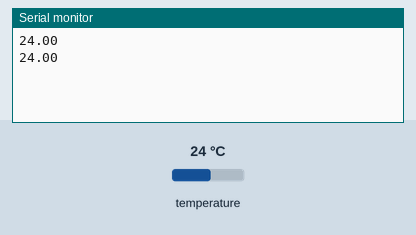
The sketch below on a simulated ESP8266 (NodeMCU). Parts: the last lines printed to the serial monitor. Inputs (shaded band) come from the test bench; at power-on: temperature 24 °C.

Above: at 2.3 s.
2.4 s: temperature set to 12 °C
At 2.4 s:
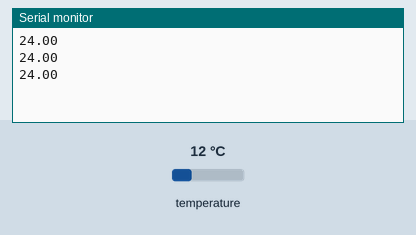
3.9 s: temperature set to 19 °C
At 3.9 s:
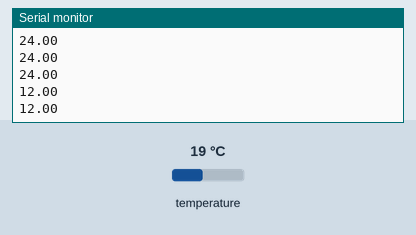
Timing chart, 0 to 6.9 s (numbered marks = the images above; inputs shaded):
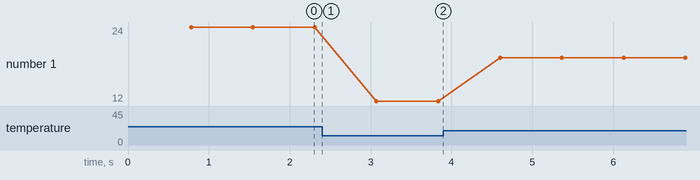

The sketch:

nodemcu-sensor-temperatura.ino
```cpp
#include <OneWire.h> //biblioteca necessaria para usar a biblioteca DallasTemeperature
#include <DallasTemperature.h> // biblioteca para ler os dados do sensor

OneWire ourWire(D6); // Cria um objeto OneWire e passa a porta D6 que está conectada no sensor
DallasTemperature sensors(&ourWire); // passa o objeto OneWire como parametro para criar o objeto DallasTemperature

//procedimento que inicializa o sensor de temperatura
void iniciarSensorTemperatura() {
  sensors.begin(); // inicializa o sensor de temperatura atraves do objeto DallasTemperature
}

//função que retorna a temperatura em celcius do sensor
double capturaTemperatura() {
  sensors.requestTemperatures(); //captura a temperatura
  return sensors.getTempCByIndex(0); //retorna a temperatura
}

void setup() {
  Serial.begin(115200); //inicializa a porta serial para poder exibir mensagens no computador
  iniciarSensorTemperatura(); //inicializa o sensor
}

void loop() {
  Serial.println(capturaTemperatura()); // chama a função que captura a temperatura e mostra a temperatura no computador
}
```

Measured:
- plotted number 1: 24 → 12 after the input at 2.4 s, 12 → 19 after the input at 3.9 s
